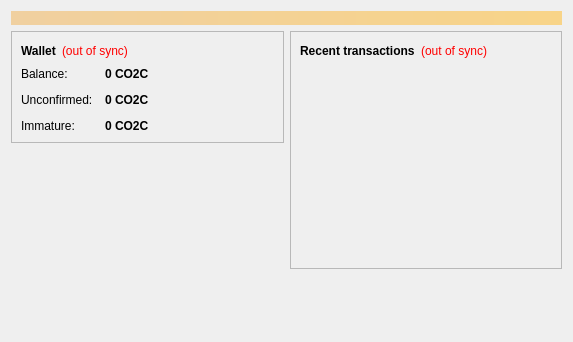
<?xml version="1.0" encoding="UTF-8"?>
<ui version="4.0">
 <class>OverviewPage</class>
 <widget class="QWidget" name="OverviewPage">
  <property name="geometry">
   <rect>
    <x>0</x>
    <y>0</y>
    <width>573</width>
    <height>342</height>
   </rect>
  </property>
  <property name="windowTitle">
   <string>Form</string>
  </property>
  <layout class="QVBoxLayout" name="topLayout">
   <item>
    <widget class="QLabel" name="labelAlerts">
     <property name="visible">
      <bool>false</bool>
     </property>
     <property name="styleSheet">
      <string notr="true">background-color: qlineargradient(x1: 0, y1: 0, x2: 1, y2: 0, stop:0 #F0D0A0, stop:1 #F8D488); color:#000000;</string>
     </property>
     <property name="wordWrap">
      <bool>true</bool>
     </property>
     <property name="margin">
      <number>3</number>
     </property>
    </widget>
   </item>
   <item>
    <layout class="QHBoxLayout" name="horizontalLayout" stretch="1,1">
     <item>
      <layout class="QVBoxLayout" name="verticalLayout_2">
       <item>
        <widget class="QFrame" name="frame">
         <property name="frameShape">
          <enum>QFrame::StyledPanel</enum>
         </property>
         <property name="frameShadow">
          <enum>QFrame::Raised</enum>
         </property>
         <layout class="QVBoxLayout" name="verticalLayout_4">
          <item>
           <layout class="QHBoxLayout" name="horizontalLayout_4">
            <item>
             <widget class="QLabel" name="label_5">
              <property name="font">
               <font>
                <weight>75</weight>
                <bold>true</bold>
               </font>
              </property>
              <property name="text">
               <string>Wallet</string>
              </property>
             </widget>
            </item>
            <item>
             <widget class="QLabel" name="labelWalletStatus">
              <property name="toolTip">
               <string>The displayed information may be out of date. Your wallet automatically synchronizes with the CO2IN network after a connection is established, but this process has not completed yet.</string>
              </property>
              <property name="styleSheet">
               <string notr="true">QLabel { color: red; }</string>
              </property>
              <property name="text">
               <string notr="true">(out of sync)</string>
              </property>
              <property name="alignment">
               <set>Qt::AlignLeading|Qt::AlignLeft|Qt::AlignVCenter</set>
              </property>
             </widget>
            </item>
            <item>
             <spacer name="horizontalSpacer_2">
              <property name="orientation">
               <enum>Qt::Horizontal</enum>
              </property>
              <property name="sizeHint" stdset="0">
               <size>
                <width>40</width>
                <height>20</height>
               </size>
              </property>
             </spacer>
            </item>
           </layout>
          </item>
          <item>
           <layout class="QFormLayout" name="formLayout_2">
            <property name="fieldGrowthPolicy">
             <enum>QFormLayout::AllNonFixedFieldsGrow</enum>
            </property>
            <property name="horizontalSpacing">
             <number>12</number>
            </property>
            <property name="verticalSpacing">
             <number>12</number>
            </property>
            <item row="0" column="0">
             <widget class="QLabel" name="label">
              <property name="text">
               <string>Balance:</string>
              </property>
             </widget>
            </item>
            <item row="0" column="1">
             <widget class="QLabel" name="labelBalance">
              <property name="font">
               <font>
                <weight>75</weight>
                <bold>true</bold>
               </font>
              </property>
              <property name="cursor">
               <cursorShape>IBeamCursor</cursorShape>
              </property>
              <property name="toolTip">
               <string>Your current balance</string>
              </property>
              <property name="text">
               <string notr="true">0 CO2C</string>
              </property>
              <property name="textInteractionFlags">
               <set>Qt::LinksAccessibleByMouse|Qt::TextSelectableByKeyboard|Qt::TextSelectableByMouse</set>
              </property>
             </widget>
            </item>
            <item row="1" column="0">
             <widget class="QLabel" name="label_3">
              <property name="text">
               <string>Unconfirmed:</string>
              </property>
             </widget>
            </item>
            <item row="1" column="1">
             <widget class="QLabel" name="labelUnconfirmed">
              <property name="font">
               <font>
                <weight>75</weight>
                <bold>true</bold>
               </font>
              </property>
              <property name="cursor">
               <cursorShape>IBeamCursor</cursorShape>
              </property>
              <property name="toolTip">
               <string>Total of transactions that have yet to be confirmed, and do not yet count toward the current balance</string>
              </property>
              <property name="text">
               <string notr="true">0 CO2C</string>
              </property>
              <property name="textInteractionFlags">
               <set>Qt::LinksAccessibleByMouse|Qt::TextSelectableByKeyboard|Qt::TextSelectableByMouse</set>
              </property>
             </widget>
            </item>
            <item row="2" column="0">
             <widget class="QLabel" name="labelImmatureText">
              <property name="text">
               <string>Immature:</string>
              </property>
             </widget>
            </item>
            <item row="2" column="1">
             <widget class="QLabel" name="labelImmature">
              <property name="font">
               <font>
                <weight>75</weight>
                <bold>true</bold>
               </font>
              </property>
              <property name="toolTip">
               <string>Mined balance that has not yet matured</string>
              </property>
              <property name="text">
               <string notr="true">0 CO2C</string>
              </property>
              <property name="textInteractionFlags">
               <set>Qt::LinksAccessibleByMouse|Qt::TextSelectableByKeyboard|Qt::TextSelectableByMouse</set>
              </property>
             </widget>
            </item>
           </layout>
          </item>
         </layout>
        </widget>
       </item>
       <item>
        <spacer name="verticalSpacer">
         <property name="orientation">
          <enum>Qt::Vertical</enum>
         </property>
         <property name="sizeHint" stdset="0">
          <size>
           <width>20</width>
           <height>40</height>
          </size>
         </property>
        </spacer>
       </item>
      </layout>
     </item>
     <item>
      <layout class="QVBoxLayout" name="verticalLayout_3">
       <item>
        <widget class="QFrame" name="frame_2">
         <property name="frameShape">
          <enum>QFrame::StyledPanel</enum>
         </property>
         <property name="frameShadow">
          <enum>QFrame::Raised</enum>
         </property>
         <layout class="QVBoxLayout" name="verticalLayout">
          <item>
           <layout class="QHBoxLayout" name="horizontalLayout_2">
            <item>
             <widget class="QLabel" name="label_4">
              <property name="text">
               <string>&lt;b&gt;Recent transactions&lt;/b&gt;</string>
              </property>
             </widget>
            </item>
            <item>
             <widget class="QLabel" name="labelTransactionsStatus">
              <property name="toolTip">
               <string>The displayed information may be out of date. Your wallet automatically synchronizes with the CO2IN network after a connection is established, but this process has not completed yet.</string>
              </property>
              <property name="styleSheet">
               <string notr="true">QLabel { color: red; }</string>
              </property>
              <property name="text">
               <string notr="true">(out of sync)</string>
              </property>
              <property name="alignment">
               <set>Qt::AlignRight|Qt::AlignTrailing|Qt::AlignVCenter</set>
              </property>
             </widget>
            </item>
            <item>
             <spacer name="horizontalSpacer">
              <property name="orientation">
               <enum>Qt::Horizontal</enum>
              </property>
              <property name="sizeHint" stdset="0">
               <size>
                <width>40</width>
                <height>20</height>
               </size>
              </property>
             </spacer>
            </item>
           </layout>
          </item>
          <item>
           <widget class="QListView" name="listTransactions">
            <property name="styleSheet">
             <string notr="true">QListView { background: transparent; }</string>
            </property>
            <property name="frameShape">
             <enum>QFrame::NoFrame</enum>
            </property>
            <property name="verticalScrollBarPolicy">
             <enum>Qt::ScrollBarAlwaysOff</enum>
            </property>
            <property name="horizontalScrollBarPolicy">
             <enum>Qt::ScrollBarAlwaysOff</enum>
            </property>
            <property name="selectionMode">
             <enum>QAbstractItemView::NoSelection</enum>
            </property>
           </widget>
          </item>
         </layout>
        </widget>
       </item>
       <item>
        <spacer name="verticalSpacer_2">
         <property name="orientation">
          <enum>Qt::Vertical</enum>
         </property>
         <property name="sizeHint" stdset="0">
          <size>
           <width>20</width>
           <height>40</height>
          </size>
         </property>
        </spacer>
       </item>
      </layout>
     </item>
    </layout>
   </item>
  </layout>
 </widget>
 <resources/>
 <connections/>
</ui>
